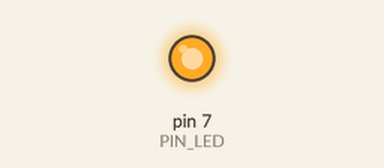
The sketch below on a simulated Arduino Uno, built with avr-gcc and run on an emulated ATmega328P. Parts: output pins drawn as LEDs (lit = HIGH). At 2.1 s the program stops and its outputs stay as they are.

Above: at 0.5 s.
At 1.95 s:
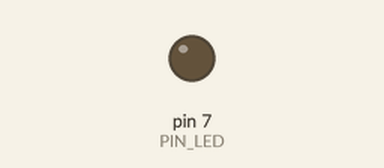
Timing chart, 0 to 3.0 s (numbered marks = the images above):
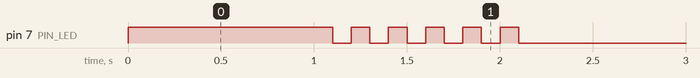

The sketch:

05_practice_2.ino
```cpp
#define PIN_LED 7
unsigned int toggle = 1;

void setup()
{
  pinMode(PIN_LED, OUTPUT);
  Serial.begin(115200);
  while (!Serial) {;}
}

void loop()
{
  digitalWrite(PIN_LED, toggle);
  delay(1000);

  for (int i = 0; i< 11; i++) {
    toggle = toggle_state(toggle);
    digitalWrite(PIN_LED, toggle);
    toggle = !toggle;
    delay(100);
  }

  digitalWrite(PIN_LED, LOW);
  while (1) {}
}

int toggle_state(int toggle) {
    return toggle;
  }
```

Measured:
- by itself, pin 7 (PIN_LED): repeats every 0.20 s: LOW 0.10 s, HIGH 0.10 s, until it stays LOW from 2.1 s
